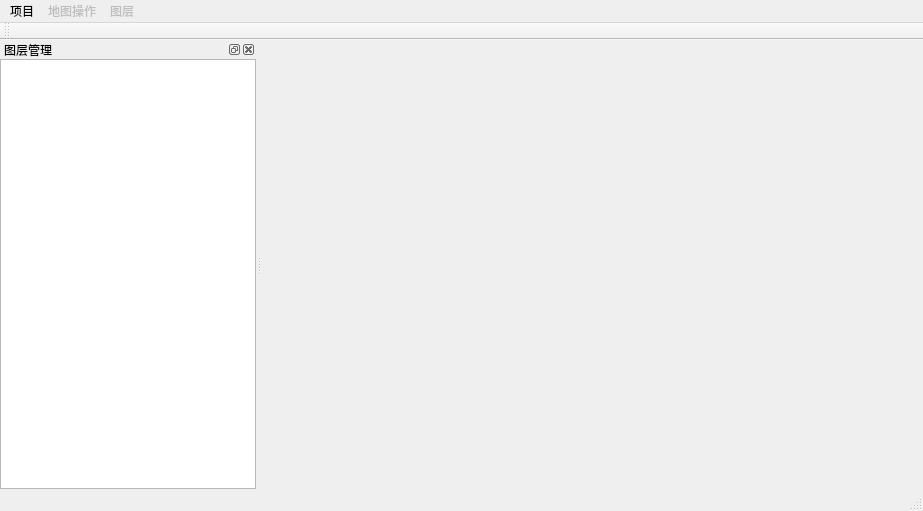
<?xml version="1.0" encoding="UTF-8"?>
<ui version="4.0">
 <class>QgisAppClass</class>
 <widget class="QMainWindow" name="QgisAppClass">
  <property name="geometry">
   <rect>
    <x>0</x>
    <y>0</y>
    <width>923</width>
    <height>511</height>
   </rect>
  </property>
  <property name="contextMenuPolicy">
   <enum>Qt::ActionsContextMenu</enum>
  </property>
  <property name="windowTitle">
   <string>QGIS Dev</string>
  </property>
  <widget class="QWidget" name="centralWidget"/>
  <widget class="QMenuBar" name="menuBar">
   <property name="geometry">
    <rect>
     <x>0</x>
     <y>0</y>
     <width>923</width>
     <height>26</height>
    </rect>
   </property>
   <widget class="QMenu" name="menuProject">
    <property name="title">
     <string>项目</string>
    </property>
    <addaction name="actionOpen_Project"/>
    <addaction name="actionNew_Project"/>
    <addaction name="actionSave_Project"/>
    <addaction name="actionSave_Project_As"/>
   </widget>
   <widget class="QMenu" name="menuMap">
    <property name="enabled">
     <bool>false</bool>
    </property>
    <property name="title">
     <string>地图操作</string>
    </property>
    <addaction name="actionUnset_Tool"/>
    <addaction name="actionZoom_Out"/>
    <addaction name="actionZoom_In"/>
    <addaction name="actionPan_Map"/>
    <addaction name="actionMeasure"/>
    <addaction name="actionIdentify"/>
    <addaction name="actionAnnotation"/>
   </widget>
   <widget class="QMenu" name="menuLayer">
    <property name="enabled">
     <bool>false</bool>
    </property>
    <property name="title">
     <string>图层</string>
    </property>
    <widget class="QMenu" name="menuAdd_Layer">
     <property name="title">
      <string>添加图层...</string>
     </property>
     <addaction name="actionAdd_Vector_Layer"/>
    </widget>
    <addaction name="actionShow_Layers"/>
    <addaction name="menuAdd_Layer"/>
    <addaction name="actionDelete_Layer"/>
   </widget>
   <addaction name="menuProject"/>
   <addaction name="menuMap"/>
   <addaction name="menuLayer"/>
  </widget>
  <widget class="QToolBar" name="mainToolBar">
   <attribute name="toolBarArea">
    <enum>TopToolBarArea</enum>
   </attribute>
   <attribute name="toolBarBreak">
    <bool>false</bool>
   </attribute>
  </widget>
  <widget class="QStatusBar" name="statusBar"/>
  <widget class="QDockWidget" name="layersWindow">
   <property name="enabled">
    <bool>true</bool>
   </property>
   <property name="mouseTracking">
    <bool>false</bool>
   </property>
   <property name="windowTitle">
    <string>图层管理</string>
   </property>
   <attribute name="dockWidgetArea">
    <number>1</number>
   </attribute>
   <widget class="QWidget" name="dockWidgetContents_2">
    <layout class="QVBoxLayout" name="verticalLayout">
     <property name="margin">
      <number>0</number>
     </property>
     <item>
      <widget class="QListWidget" name="layerList">
       <property name="contextMenuPolicy">
        <enum>Qt::CustomContextMenu</enum>
       </property>
      </widget>
     </item>
    </layout>
   </widget>
  </widget>
  <action name="actionNew_Project">
   <property name="text">
    <string>新建项目</string>
   </property>
  </action>
  <action name="actionOpen_Project">
   <property name="text">
    <string>打开项目...</string>
   </property>
   <property name="toolTip">
    <string>打开项目</string>
   </property>
  </action>
  <action name="actionSave_Project">
   <property name="enabled">
    <bool>false</bool>
   </property>
   <property name="text">
    <string>保存项目</string>
   </property>
  </action>
  <action name="actionSave_Project_As">
   <property name="enabled">
    <bool>false</bool>
   </property>
   <property name="text">
    <string>项目另存为...</string>
   </property>
  </action>
  <action name="actionZoom_Out">
   <property name="checkable">
    <bool>true</bool>
   </property>
   <property name="text">
    <string>缩小地图</string>
   </property>
  </action>
  <action name="actionZoom_In">
   <property name="checkable">
    <bool>true</bool>
   </property>
   <property name="text">
    <string>放大地图</string>
   </property>
  </action>
  <action name="actionPan_Map">
   <property name="checkable">
    <bool>true</bool>
   </property>
   <property name="text">
    <string>平移地图</string>
   </property>
  </action>
  <action name="actionMeasure">
   <property name="checkable">
    <bool>true</bool>
   </property>
   <property name="text">
    <string>测距</string>
   </property>
  </action>
  <action name="actionDelete_Layer">
   <property name="text">
    <string>删除图层</string>
   </property>
  </action>
  <action name="actionAnnotation">
   <property name="checkable">
    <bool>true</bool>
   </property>
   <property name="text">
    <string>图层标注</string>
   </property>
  </action>
  <action name="actionAdd_Vector_Layer">
   <property name="text">
    <string>添加矢量图层</string>
   </property>
  </action>
  <action name="actionShow_Layers">
   <property name="text">
    <string>显示图层窗口</string>
   </property>
  </action>
  <action name="actionIdentify">
   <property name="checkable">
    <bool>true</bool>
   </property>
   <property name="text">
    <string>图元识别</string>
   </property>
  </action>
  <action name="actionUnset_Tool">
   <property name="checkable">
    <bool>true</bool>
   </property>
   <property name="checked">
    <bool>true</bool>
   </property>
   <property name="enabled">
    <bool>true</bool>
   </property>
   <property name="text">
    <string>退出当前操作</string>
   </property>
   <property name="iconText">
    <string>不使用工具</string>
   </property>
  </action>
 </widget>
 <layoutdefault spacing="6" margin="11"/>
 <resources>
  <include location="qgisapp.qrc"/>
 </resources>
 <connections/>
</ui>
